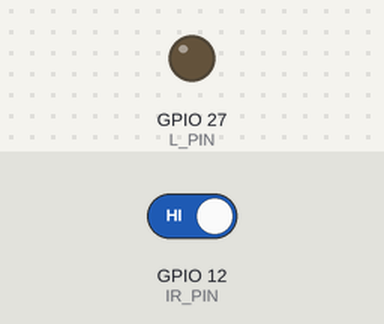
Simulated run of this sketch. Board: ESP32. On the bench: output pins drawn as LEDs (lit = HIGH). Inputs (shaded band) come from the test bench; at power-on: GPIO 12 (IR_PIN) HIGH.

Above: at 1.2 s.
1.3 s: GPIO 12 (IR_PIN) driven LOW
At 1.7 s:
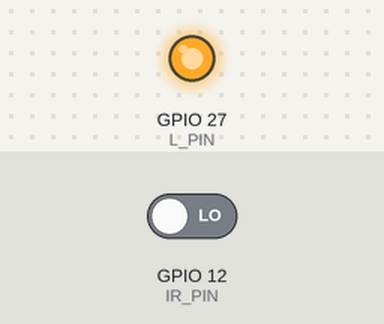
2.8 s: GPIO 12 (IR_PIN) driven HIGH
At 4.1 s:
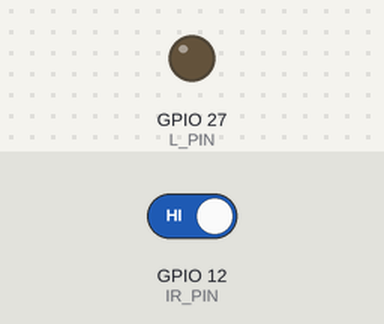
Timing chart, 0 to 5.8 s (numbered marks = the images above; inputs shaded):
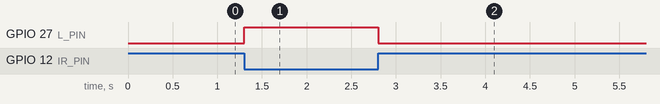

Measured:
- after the input at 1.3 s, GPIO 27 (L_PIN): LOW → HIGH at once
- after the input at 2.8 s, GPIO 27 (L_PIN): HIGH → LOW at once

The sketch:

ir.ino
```cpp
#define L_PIN  27
#define IR_PIN 12

void setup() {
  pinMode(L_PIN, OUTPUT);
  pinMode(IR_PIN, INPUT);
}

void loop() {
  digitalWrite(L_PIN, !digitalRead(IR_PIN));
}
```
